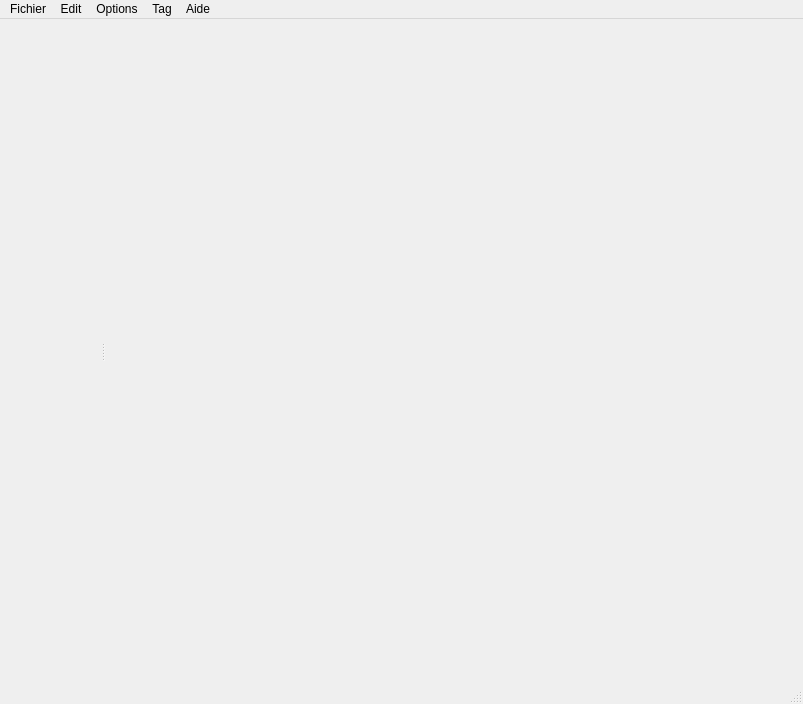
<?xml version="1.0" encoding="UTF-8"?>
<ui version="4.0">
 <class>MainWindow</class>
 <widget class="QMainWindow" name="MainWindow">
  <property name="geometry">
   <rect>
    <x>0</x>
    <y>0</y>
    <width>803</width>
    <height>704</height>
   </rect>
  </property>
  <property name="autoFillBackground">
   <bool>true</bool>
  </property>
  <property name="iconSize">
   <size>
    <width>0</width>
    <height>0</height>
   </size>
  </property>
  <widget class="QWidget" name="centralwidget">
   <property name="sizePolicy">
    <sizepolicy hsizetype="Preferred" vsizetype="Preferred">
     <horstretch>0</horstretch>
     <verstretch>0</verstretch>
    </sizepolicy>
   </property>
   <layout class="QVBoxLayout">
    <property name="spacing">
     <number>5</number>
    </property>
    <property name="margin">
     <number>4</number>
    </property>
   </layout>
  </widget>
  <widget class="KMenuBar" name="menubar">
   <property name="geometry">
    <rect>
     <x>0</x>
     <y>0</y>
     <width>803</width>
     <height>25</height>
    </rect>
   </property>
   <widget class="KMenu" name="menuAide">
    <property name="title">
     <string>Aide</string>
    </property>
   </widget>
   <widget class="KMenu" name="menuOptions">
    <property name="title">
     <string>Options</string>
    </property>
   </widget>
   <widget class="KMenu" name="menuTag">
    <property name="title">
     <string>Tag</string>
    </property>
   </widget>
   <widget class="KMenu" name="menuEdit">
    <property name="title">
     <string>Edit</string>
    </property>
   </widget>
   <widget class="KMenu" name="menuFichier">
    <property name="title">
     <string>Fichier</string>
    </property>
   </widget>
   <addaction name="menuFichier"/>
   <addaction name="menuEdit"/>
   <addaction name="menuOptions"/>
   <addaction name="menuTag"/>
   <addaction name="menuAide"/>
  </widget>
  <widget class="QStatusBar" name="statusbar"/>
  <widget class="QDockWidget" name="dockFichier">
   <property name="sizePolicy">
    <sizepolicy hsizetype="Preferred" vsizetype="Preferred">
     <horstretch>0</horstretch>
     <verstretch>0</verstretch>
    </sizepolicy>
   </property>
   <property name="minimumSize">
    <size>
     <width>100</width>
     <height>39</height>
    </size>
   </property>
   <property name="autoFillBackground">
    <bool>false</bool>
   </property>
   <property name="floating">
    <bool>false</bool>
   </property>
   <property name="features">
    <set>QDockWidget::DockWidgetMovable</set>
   </property>
   <property name="windowTitle">
    <string notr="true"/>
   </property>
   <attribute name="dockWidgetArea">
    <number>1</number>
   </attribute>
   <widget class="QWidget" name="dockWidgetContents">
    <property name="autoFillBackground">
     <bool>false</bool>
    </property>
   </widget>
  </widget>
 </widget>
 <customwidgets>
  <customwidget>
   <class>KMenuBar</class>
   <extends>QMenuBar</extends>
   <header>kmenubar.h</header>
  </customwidget>
  <customwidget>
   <class>KMenu</class>
   <extends>QMenu</extends>
   <header>kmenu.h</header>
  </customwidget>
 </customwidgets>
 <resources/>
 <connections/>
</ui>
